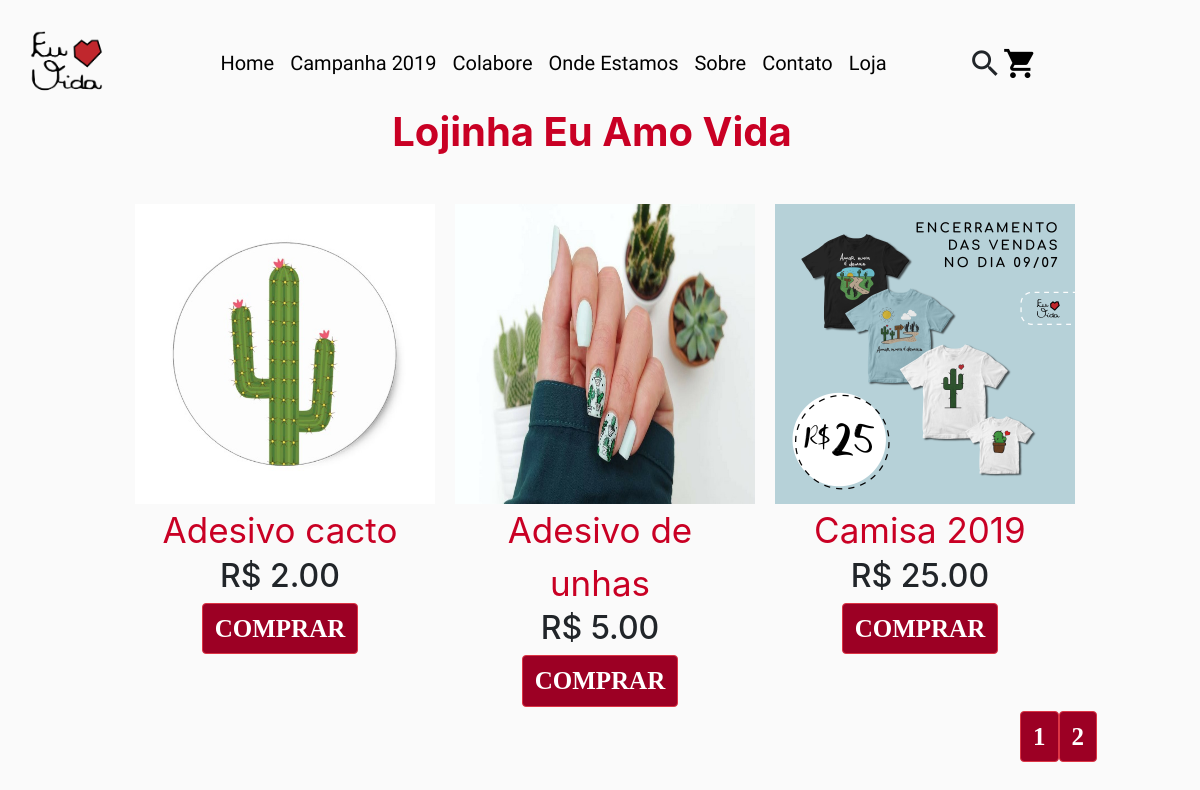
The page /lojinha/ on the database its author committed.
### lojinha/models.py (models this page shows, shortened)
class Produto(models.Model):
    descricao = models.CharField(max_length=150)
    preco = models.DecimalField(max_digits=9,decimal_places=2)
    quantidade = models.IntegerField()
    imagem = models.ImageField(upload_to= 'images')
    textinho = models.CharField(max_length=150, default="")
    class Meta:
        verbose_name = 'Produto'
        verbose_name_plural = 'Produtos'
        ordering = ['descricao']

### lojinha/views.py (the view)
class ProductListView(generic.ListView):
	model = Produto
	template_name = 'lojinha/loja.html'
	context_object_name = 'produtos'
	paginate_by = 3

### templates/lojinha/loja.html (shortened to what this page needs)
{% extends "base.html" %}
{% load static %}
{% block conteudo %}
<h1 id="Titulo">Lojinha Eu Amo Vida</h1>
<div class="row" style="width: 80%; margin-left: 10%; margin-top: 15%">
	{%  for produto in produtos %}
	<div class="col-sm-6 col-md-4">
		<div class="thumbnail">
			<a href="{% url 'euamovida-produto' produto.id %}">
				<img src="{{ produto.imagem.url }}" height="300" width="300">
			</a>
			<div class="caption" align="center">
				<a href="{% url 'euamovida-produto' produto.id %}" style="font-size: 35px; color:#c90024; text-decoration:none;">{{ produto.descricao }}</a>
				<h2> R$ {{ produto.preco }}</h2>
				<a href="{% url 'create_cartitem' produto.id %}" role="button" class="btn btn-danger" style="font-family: 'minimal'; font-weight: bold; font-size: 25px;">COMPRAR</a>
			</div>
		</div>
	</div>
	{% endfor %}
</div>
<div class="row">
	<div class="col-md-12" style="width:15%; position: absolute; margin-left: 85%;font-size: 35px;">
		<nav>
			<ul class="pagination">
				{% for page in page_obj.paginator.page_range %}
				<li><a href="?page={{ page }}" role="button" class="btn btn-danger" style="font-family: 'minimal'; font-weight: bold; font-size: 25px;">{{ page }}</a></li>
				{% endfor %}
			</ul>
		</nav>
	</div>
</div>
{% endblock %}

### templates/base.html (shortened to what this page needs)
<!doctype html>
{% load static %}
<html>
<head>
    <link rel="stylesheet" href="https://stackpath.bootstrapcdn.com/bootstrap/4.1.3/css/bootstrap.min.css">
    <link rel="stylesheet" href="{% static "css/style.css" %}">
    <link rel="stylesheet" href="{% static "fonts/minimal.otf" %}">
    <link rel="stylesheet" href="{% static "fonts/roboto.ttf" %}">
</head>
<body>
<div class="conteiner-fluid">
  <div class="row">
    <nav class="navbar fixed-top navbar-expand-lg" class="content-menu" id="nav-menu">
        <a class="navbar-brand" class="col-xs-2 col-sm-3 col-md-4 col-lg-4" href="{% url 'euamovida-index' %}">
            <img src="{% static 'images/eav.png' %}" style="height: 100px;">
        </a>
            <div class="collapse navbar-collapse justify-content-center" class="col-xs-9 col-sm-7 col-md-6 col-lg-6">
                    <ul class="navbar-nav">
                        <li class="nav-item">
                            <a class="nav-link active scroll" href="{% url 'euamovida-index' %}">Home</a>
                        </li>
                        <li class="nav-item">
                            <a class="nav-link active scroll" href="{% url 'euamovida-campanha2019' %}">Campanha 2019</a>
                        </li>
                        <li class="nav-item">
                            <a class="nav-link active scroll" href="{% url 'euamovida-colabore' %}">Colabore</a>
                        </li>
                        <li class="nav-item">
                            <a class="nav-link active scroll" href="{% url 'euamovida-cidades' %}">Onde Estamos</a>
                        </li>
                        <li class="nav-item">
                            <a class="nav-link active scroll" href="{% url 'euamovida-sobre' %}">Sobre</a>
                        </li>
                        <li class="nav-item active">
                            <a class="nav-link scroll" href="{% url 'euamovida-contato' %}"">Contato</a>
                        </li>
                        <li class="nav-item active">
                            <a class="nav-link scroll" href="{% url 'euamovida-lojinha' %}">Loja</a>
                        </li>
                </ul>
            </div>
            <div class="collapse navbar-collapse" class="col-xs-1 col-sm-2 col-md-2 col-lg-2">
                <a class="material-icons" style="font-size: 35px">search</i>
                <a class="material-icons" id="carrinho-icon"  href="{% url 'euamovida-carrinho' %}" style="font-size: 35px; color:black">shopping_cart</i>
            </div>
    </nav>
  </div>
</div>
    {% block conteudo %}{% endblock %}
</body>
</html>

### static/css/style.css (style rules this page uses)
body { background-color:#fafafa; }
.fixed-top { padding-top: -50px; padding-bottom: -50px; }
.nav-link, active, scroll { color: #000; font-family: 'roboto'; font-size: 20px; }
ul { list-style-type: none; }
#Titulo { width: 680px; font-size: 40px; color:#c90024; font-weight: bold; position: absolute; margin-left: 21%; margin-top: 7%; text-align: center; }
.btn, btn-danger { background-color: #9c0024; }

### rows shown on the page
Produto: imagem (picture), descricao "Adesivo cacto", preco "2.00"
Produto: imagem (picture), descricao "Adesivo de unhas", preco "5.00"
Produto: imagem (picture), descricao "Camisa 2019", preco "25.00"

### other values the page prints
{{ page }} "1" "2"
